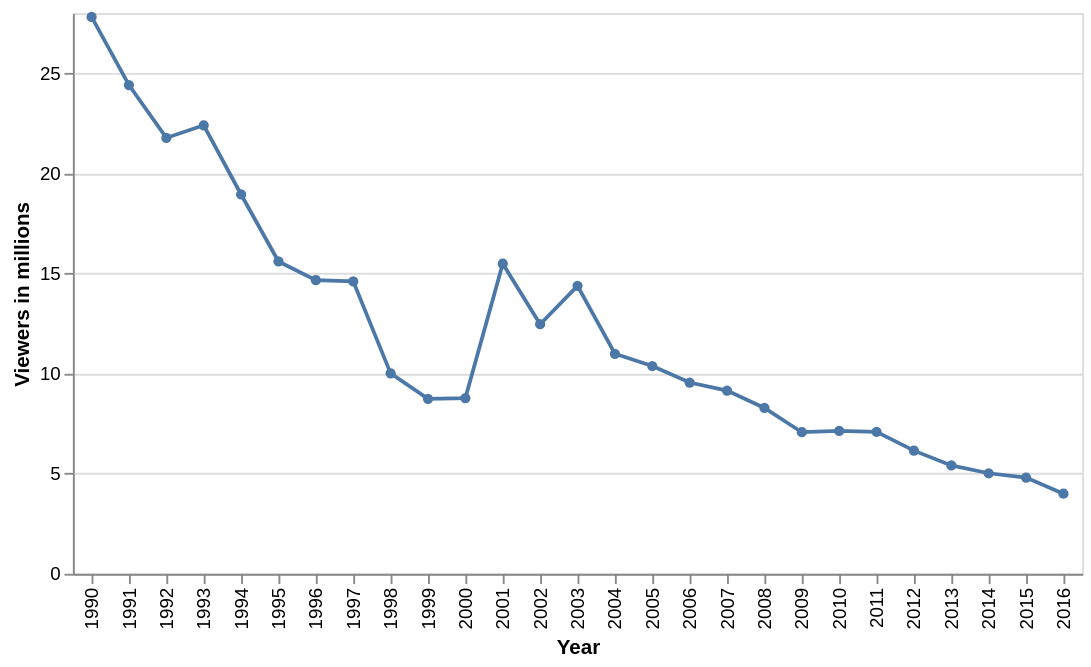

The cell this chart's notebook holds for it:
### Code cell
alt.Chart(df_viewers).mark_line(point=True).encode(
    x=alt.X('original_air_year:O', title='Year'),
    y=alt.Y('us_viewers_in_millions:Q', title='Viewers in millions')
)

### Figure 1 — Vega-Lite specification as saved in the notebook (floating-point values rounded to 4 significant figures)
{"config": {"view": {"continuousWidth": 300, "continuousHeight": 300}}, "data": {"name": "data-cbbf52edc92ccec404664ce48cf32f39"}, "mark": {"type": "line", "point": true}, "encoding": {"x": {"field": "original_air_year", "title": "Year", "type": "ordinal"}, "y": {"field": "us_viewers_in_millions", "title": "Viewers in millions", "type": "quantitative"}}, "$schema": "https://vega.github.io/schema/vega-lite/v6.1.0.json", "datasets": {"data-cbbf52edc92ccec404664ce48cf32f39": [{"us_viewers_in_millions": 27.81, "original_air_year": 1990.0}, {"us_viewers_in_millions": 24.4, "original_air_year": 1991.0}, {"us_viewers_in_millions": 21.77, "original_air_year": 1992.0}, {"us_viewers_in_millions": 22.4, "original_air_year": 1993.0}, {"us_viewers_in_millions": 18.94, "original_air_year": 1994.0}, {"us_viewers_in_millions": 15.6, "original_air_year": 1995.0}, {"us_viewers_in_millions": 14.66, "original_air_year": 1996.0}, {"us_viewers_in_millions": 14.6, "original_air_year": 1997.0}, {"us_viewers_in_millions": 10.01, "original_air_year": 1998.0}, {"us_viewers_in_millions": 8.737, "original_air_year": 1999.0}, {"us_viewers_in_millions": 8.772, "original_air_year": 2000.0}, {"us_viewers_in_millions": 15.49, "original_air_year": 2001.0}, {"us_viewers_in_millions": 12.46, "original_air_year": 2002.0}, {"us_viewers_in_millions": 14.38, "original_air_year": 2003.0}, {"us_viewers_in_millions": 10.99, "original_air_year": 2004.0}, {"us_viewers_in_millions": 10.37, "original_air_year": 2005.0}, {"us_viewers_in_millions": 9.549, "original_air_year": 2006.0}, {"us_viewers_in_millions": 9.15, "original_air_year": 2007.0}, {"us_viewers_in_millions": 8.28, "original_air_year": 2008.0}, {"us_viewers_in_millions": 7.07, "original_air_year": 2009.0}, {"us_viewers_in_millions": 7.135, "original_air_year": 2010.0}, {"us_viewers_in_millions": 7.092, "original_air_year": 2011.0}, {"us_viewers_in_millions": 6.148, "original_air_year": 2012.0}, {"us_viewers_in_millions": 5.412, "original_air_year": 2013.0}, {"us_viewers_in_millions": 5.019, "original_air_year": 2014.0}, {"us_viewers_in_millions": 4.805, "original_air_year": 2015.0}, {"us_viewers_in_millions": 4.0, "original_air_year": 2016.0}]}}
